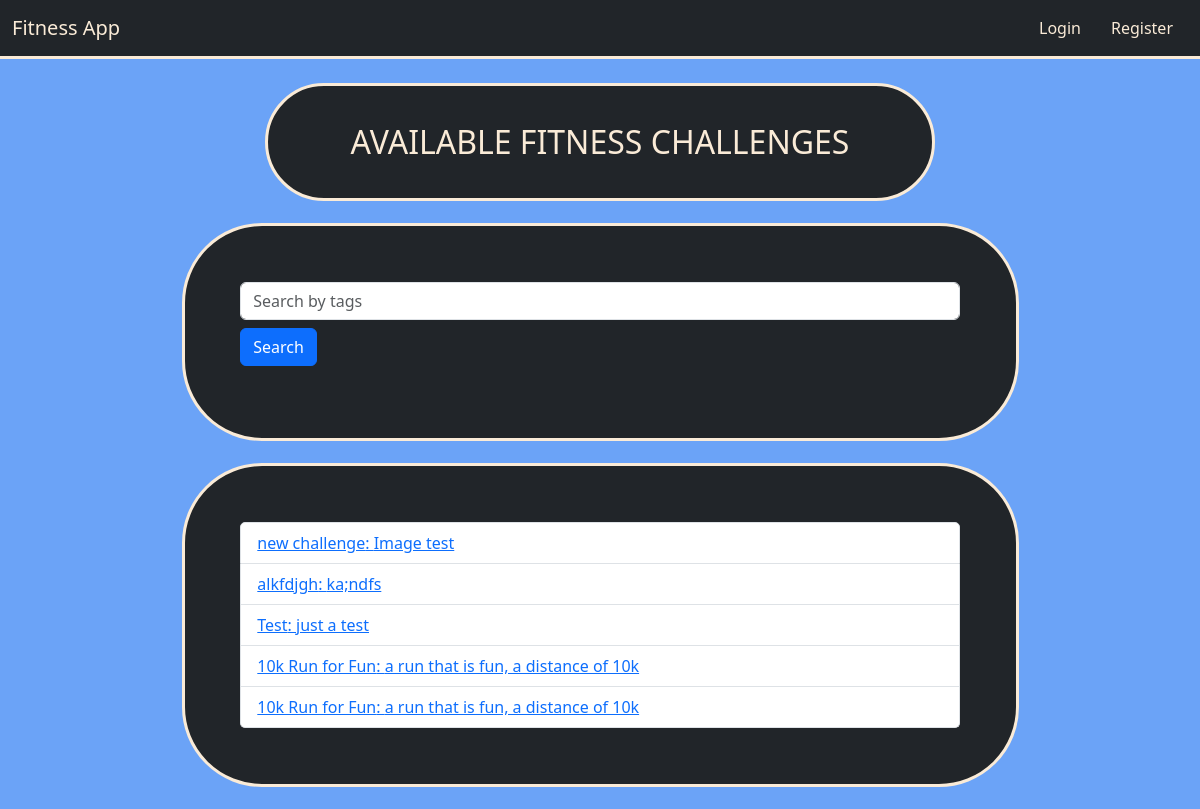
Before: / with the older database file.
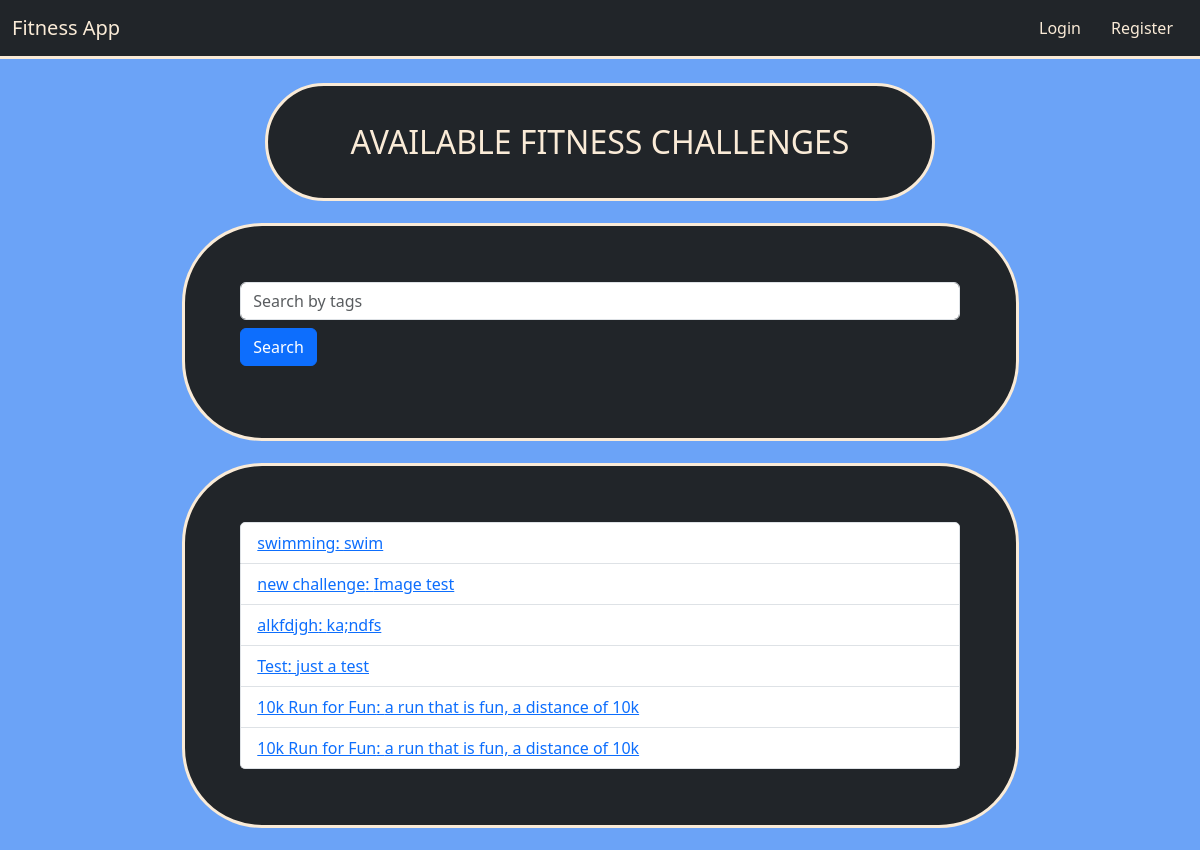
After: the same page with the newer database file.
### models.py (models this page shows)
class Challenge(db.Model):
    id = db.Column(db.Integer, primary_key=True)
    user_id = db.Column(db.Integer, db.ForeignKey('user.id'), nullable=True)
    challenge_type = db.Column(db.String(80), nullable=False)
    image = db.Column(db.String(200), nullable=True)
    description = db.Column(db.Text, nullable=False)
    tags = db.Column(db.String(200), nullable=True)
    created_at = db.Column(db.DateTime, default=func.now())
    goals = db.relationship('Goal', backref='challenge', lazy=True, cascade="all, delete-orphan")
    badges = db.relationship('ChallengeBadge', backref='challenge', lazy=True, cascade="all, delete-orphan")
    chat_messages = db.relationship('ChatMessage', backref='challenge', lazy=True, cascade="all, delete-orphan")
    statuses = db.relationship('UserChallengeStatus', backref='challenge', lazy=True, cascade="all, delete-orphan")
    completions = db.relationship('CompletedChallenge', backref='challenge', lazy=True, cascade="all, delete-orphan")
    favorites = db.relationship('Favorite', backref='challenge', lazy=True, cascade="all, delete-orphan")

### routes/challenge_routes.py (the view, shortened to what this page needs)
@challenge_bp.route('/')
def index():
    challenges = Challenge.query.order_by(Challenge.created_at.desc()).all()
    user_badges = []
    completed_challenge_ids = []
    return render_template('index.html', challenges=challenges, user_badges=user_badges, completed_challenge_ids=completed_challenge_ids)

### templates/index.html (shortened to what this page needs)
{% extends "layout.html" %}
{% block content %}
  <div class="container titles">
    <p class="headers">AVAILABLE FITNESS CHALLENGES</p>
  </div>
  <div class="card content gap border-3">
    <form method="get" action="{{ url_for('challenge_bp.search') }}" class="mb-3">
      <input type="text" name="query" placeholder="Search by tags" class="form-control">
      <button type="submit" class="btn btn-primary mt-2">Search</button>
    </form>
  </div>
  <div class="card content gap border-3">
    <ul class="list-group">
      {% for challenge in challenges %}
      <li class="list-group-item d-flex justify-content-between align-items-center">
        <a href="{{ url_for('challenge_bp.challenge', challenge_id=challenge.id) }}">
          {{ challenge.challenge_type }}: {{ challenge.description }}
        </a>
        </li>
      {% endfor %}
    </ul>
  </div>
{% endblock %}

### templates/layout.html (shortened to what this page needs)
<!doctype html>
<html lang="en">
  <head>
    <link href="https://cdn.jsdelivr.net/npm/bootstrap@5.3.3/dist/css/bootstrap.min.css"
          rel="stylesheet"
>
    <link rel="stylesheet" href="{{url_for('static', filename='css/main.css')}}">
    <link rel="stylesheet" href="{{url_for('static', filename='css/navbar.css')}}">
  </head>
  <body>
    <nav class="navbar navbar-expand-lg bg-dark border-3 border-bottom border-body" data-bs-theme="dark">
      <div class="container-fluid">
        <a class="navbar-brand" href="{{ url_for('challenge_bp.index') }}">Fitness App</a>
        <div class="collapse navbar-collapse justify-content-end" id="navbarNav">
          <ul class="navbar-nav mb-2 mb-lg-0">
            {% if session.get('user_id') %}
              <li class="nav-item"><a class="nav-link" aria-current="page" href="{{ url_for('challenge_bp.create_challenge') }}">Create Challenge</a></li>
              <li class="nav-item"><a class="nav-link" href="{{ url_for('user_bp.favorites') }}">Favorites</a></li>
              <li class="nav-item"><a class="nav-link" href="{{ url_for('user_bp.logout') }}">Logout</a></li>
            {% else %}
              <li class="nav-item"><a class="nav-link" href="{{ url_for('user_bp.login') }}">Login</a></li>
              <li class="nav-item"><a class="nav-link" href="{{ url_for('user_bp.register') }}">Register</a></li>
            {% endif %}
          </ul>
        </div>
      </div>
    </nav>
    <div class="container mt-4">
      {% block content %}{% endblock %}
    </div>
  </body>
</html>

### static/css/main.css (style rules this page uses)
body { background-color:rgb(107, 163, 247); }
.titles { color: antiquewhite; margin: auto; width: 60%; background-color: #212529; border-style: solid; border-color: antiquewhite; border-radius: 5em; }
.titles .headers { padding: 5%; margin: auto; text-align: center; font-size: 2em; }
.content { color: antiquewhite; padding: 5%; margin: 2% auto; width: 75%; background-color: #212529; border-style: solid; border-color: antiquewhite; border-radius: 5em; }

### static/css/navbar.css (style rules this page uses)
.border-bottom { --bs-border-color: antiquewhite; }
.navbar a { color: antiquewhite; }
.navbar .nav-item .nav-link { padding: 5px 15px; position: relative; }
.navbar .nav-item .nav-link::before { content: ''; position: absolute; left: 0; right: 0; bottom: 0; height: 1px; background-color: antiquewhite; transition: all 0.5s ease; transform: scale(0); }

Changed rows visible on the page:
added Challenge: challenge_type "swimming", description "swim"
